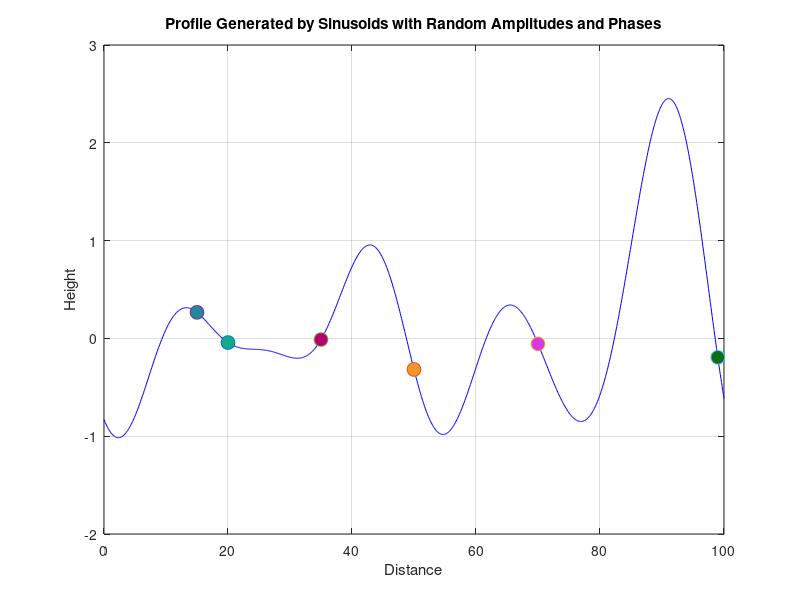

Source code (MATLAB):
% Define the time range
t = 0:0.1:100; % Time values from 0 to 100 with a step of 0.1

% Define parameters for the sinusoids
num_sin = 30; % Number of sinusoids
freq = linspace(0.005, 0.1, num_sin)*0.6; % Frequencies of the sinusoids
amp = rand(1, num_sin) *0.5; % Random amplitudes between 0 and 2
phase = rand(1, num_sin) * 2*pi; % Random phase shifts between 0 and 2*pi

% Initialize the hill profile
profile = zeros(size(t));

% Generate the hill profile by summing sinusoids
for i = 1:num_sin
    profile = profile + amp(i) * sin(2*pi*freq(i)*t + phase(i));
end

% Plot the profile
plot(t, profile, 'b');
xlabel('Distance');
ylabel('Height');
title('Profile Generated by Sinusoids with Random Amplitudes and Phases');
grid on;


% Define x-values for the shapes
anchors_x = [20, 50, 70, 15, 35, 99]; % X positions for the shapes

% Plot shapes using anchors_x array
hold on;
for i = 1:length(anchors_x)
    % Generate random color
    color = rand(1,3);
    plot(anchors_x(i), interp1(t, profile, anchors_x(i)), 'o', 'MarkerFaceColor', color, 'MarkerSize', 10);
end